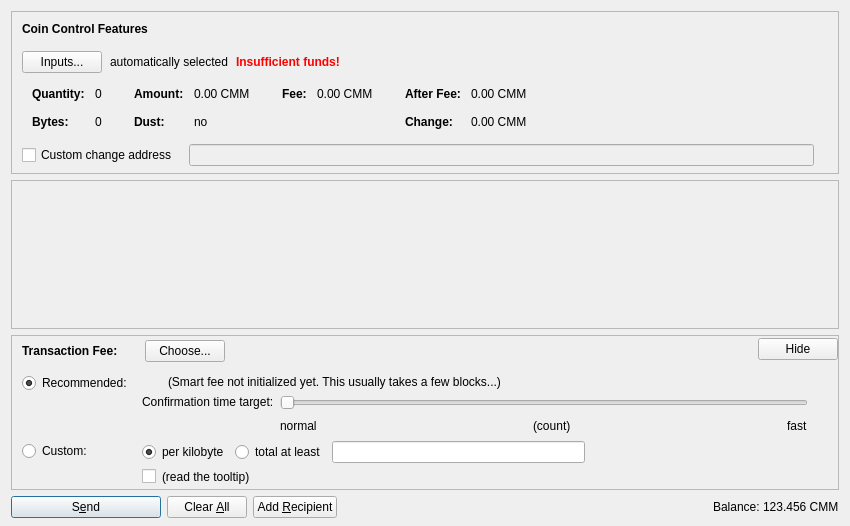
<?xml version="1.0" encoding="UTF-8"?>
<ui version="4.0">
 <class>SendCoinsDialog</class>
 <widget class="QDialog" name="SendCoinsDialog">
  <property name="geometry">
   <rect>
    <x>0</x>
    <y>0</y>
    <width>850</width>
    <height>526</height>
   </rect>
  </property>
  <property name="windowTitle">
   <string>Send Coins</string>
  </property>
  <layout class="QVBoxLayout" name="verticalLayout" stretch="0,1,0,0">
   <property name="bottomMargin">
    <number>8</number>
   </property>
   <item>
    <widget class="QFrame" name="frameCoinControl">
     <property name="sizePolicy">
      <sizepolicy hsizetype="Expanding" vsizetype="Expanding">
       <horstretch>0</horstretch>
       <verstretch>0</verstretch>
      </sizepolicy>
     </property>
     <property name="maximumSize">
      <size>
       <width>16777215</width>
       <height>16777215</height>
      </size>
     </property>
     <property name="frameShape">
      <enum>QFrame::StyledPanel</enum>
     </property>
     <property name="frameShadow">
      <enum>QFrame::Sunken</enum>
     </property>
     <layout class="QVBoxLayout" name="verticalLayoutCoinControl2">
      <property name="spacing">
       <number>0</number>
      </property>
      <property name="leftMargin">
       <number>0</number>
      </property>
      <property name="topMargin">
       <number>0</number>
      </property>
      <property name="rightMargin">
       <number>0</number>
      </property>
      <property name="bottomMargin">
       <number>6</number>
      </property>
      <item>
       <layout class="QVBoxLayout" name="verticalLayoutCoinControl" stretch="0,0,0,0,1">
        <property name="spacing">
         <number>0</number>
        </property>
        <property name="leftMargin">
         <number>10</number>
        </property>
        <property name="topMargin">
         <number>10</number>
        </property>
        <item>
         <layout class="QHBoxLayout" name="horizontalLayoutCoinControl1">
          <property name="bottomMargin">
           <number>15</number>
          </property>
          <item>
           <widget class="QLabel" name="labelCoinControlFeatures">
            <property name="sizePolicy">
             <sizepolicy hsizetype="Preferred" vsizetype="Maximum">
              <horstretch>0</horstretch>
              <verstretch>0</verstretch>
             </sizepolicy>
            </property>
            <property name="font">
             <font>
              <weight>75</weight>
              <bold>true</bold>
             </font>
            </property>
            <property name="styleSheet">
             <string notr="true">font-weight:bold;</string>
            </property>
            <property name="text">
             <string>Coin Control Features</string>
            </property>
           </widget>
          </item>
         </layout>
        </item>
        <item>
         <layout class="QHBoxLayout" name="horizontalLayoutCoinControl2" stretch="0,0,0,0">
          <property name="spacing">
           <number>8</number>
          </property>
          <property name="bottomMargin">
           <number>10</number>
          </property>
          <item>
           <widget class="QPushButton" name="pushButtonCoinControl">
            <property name="styleSheet">
             <string notr="true"/>
            </property>
            <property name="text">
             <string>Inputs...</string>
            </property>
            <property name="autoDefault">
             <bool>false</bool>
            </property>
           </widget>
          </item>
          <item>
           <widget class="QLabel" name="labelCoinControlAutomaticallySelected">
            <property name="text">
             <string>automatically selected</string>
            </property>
            <property name="margin">
             <number>5</number>
            </property>
           </widget>
          </item>
          <item>
           <widget class="QLabel" name="labelCoinControlInsuffFunds">
            <property name="font">
             <font>
              <weight>75</weight>
              <bold>true</bold>
             </font>
            </property>
            <property name="styleSheet">
             <string notr="true">color:red;font-weight:bold;</string>
            </property>
            <property name="text">
             <string>Insufficient funds!</string>
            </property>
            <property name="margin">
             <number>5</number>
            </property>
           </widget>
          </item>
          <item>
           <spacer name="horizontalSpacerCoinControl">
            <property name="orientation">
             <enum>Qt::Horizontal</enum>
            </property>
            <property name="sizeHint" stdset="0">
             <size>
              <width>40</width>
              <height>1</height>
             </size>
            </property>
           </spacer>
          </item>
         </layout>
        </item>
        <item>
         <widget class="QWidget" name="widgetCoinControl" native="true">
          <property name="sizePolicy">
           <sizepolicy hsizetype="Preferred" vsizetype="Preferred">
            <horstretch>0</horstretch>
            <verstretch>0</verstretch>
           </sizepolicy>
          </property>
          <property name="minimumSize">
           <size>
            <width>0</width>
            <height>0</height>
           </size>
          </property>
          <property name="styleSheet">
           <string notr="true"/>
          </property>
          <layout class="QHBoxLayout" name="horizontalLayoutCoinControl5">
           <property name="leftMargin">
            <number>0</number>
           </property>
           <property name="topMargin">
            <number>0</number>
           </property>
           <property name="rightMargin">
            <number>0</number>
           </property>
           <property name="bottomMargin">
            <number>0</number>
           </property>
           <item>
            <layout class="QHBoxLayout" name="horizontalLayoutCoinControl3" stretch="0,0,0,1">
             <property name="spacing">
              <number>20</number>
             </property>
             <property name="topMargin">
              <number>0</number>
             </property>
             <property name="bottomMargin">
              <number>10</number>
             </property>
             <item>
              <layout class="QFormLayout" name="formLayoutCoinControl1">
               <property name="horizontalSpacing">
                <number>10</number>
               </property>
               <property name="verticalSpacing">
                <number>14</number>
               </property>
               <property name="leftMargin">
                <number>10</number>
               </property>
               <property name="topMargin">
                <number>4</number>
               </property>
               <property name="rightMargin">
                <number>6</number>
               </property>
               <item row="0" column="0">
                <widget class="QLabel" name="labelCoinControlQuantityText">
                 <property name="font">
                  <font>
                   <weight>75</weight>
                   <bold>true</bold>
                  </font>
                 </property>
                 <property name="text">
                  <string>Quantity:</string>
                 </property>
                 <property name="margin">
                  <number>0</number>
                 </property>
                </widget>
               </item>
               <item row="0" column="1">
                <widget class="QLabel" name="labelCoinControlQuantity">
                 <property name="cursor">
                  <cursorShape>IBeamCursor</cursorShape>
                 </property>
                 <property name="contextMenuPolicy">
                  <enum>Qt::ActionsContextMenu</enum>
                 </property>
                 <property name="text">
                  <string notr="true">0</string>
                 </property>
                 <property name="margin">
                  <number>0</number>
                 </property>
                 <property name="textInteractionFlags">
                  <set>Qt::LinksAccessibleByMouse|Qt::TextSelectableByKeyboard|Qt::TextSelectableByMouse</set>
                 </property>
                </widget>
               </item>
               <item row="1" column="0">
                <widget class="QLabel" name="labelCoinControlBytesText">
                 <property name="font">
                  <font>
                   <weight>75</weight>
                   <bold>true</bold>
                  </font>
                 </property>
                 <property name="text">
                  <string>Bytes:</string>
                 </property>
                </widget>
               </item>
               <item row="1" column="1">
                <widget class="QLabel" name="labelCoinControlBytes">
                 <property name="cursor">
                  <cursorShape>IBeamCursor</cursorShape>
                 </property>
                 <property name="contextMenuPolicy">
                  <enum>Qt::ActionsContextMenu</enum>
                 </property>
                 <property name="text">
                  <string notr="true">0</string>
                 </property>
                 <property name="textInteractionFlags">
                  <set>Qt::LinksAccessibleByMouse|Qt::TextSelectableByKeyboard|Qt::TextSelectableByMouse</set>
                 </property>
                </widget>
               </item>
              </layout>
             </item>
             <item>
              <layout class="QFormLayout" name="formLayoutCoinControl2">
               <property name="horizontalSpacing">
                <number>10</number>
               </property>
               <property name="verticalSpacing">
                <number>14</number>
               </property>
               <property name="leftMargin">
                <number>6</number>
               </property>
               <property name="topMargin">
                <number>4</number>
               </property>
               <property name="rightMargin">
                <number>6</number>
               </property>
               <item row="0" column="0">
                <widget class="QLabel" name="labelCoinControlAmountText">
                 <property name="font">
                  <font>
                   <weight>75</weight>
                   <bold>true</bold>
                  </font>
                 </property>
                 <property name="text">
                  <string>Amount:</string>
                 </property>
                 <property name="margin">
                  <number>0</number>
                 </property>
                </widget>
               </item>
               <item row="0" column="1">
                <widget class="QLabel" name="labelCoinControlAmount">
                 <property name="cursor">
                  <cursorShape>IBeamCursor</cursorShape>
                 </property>
                 <property name="contextMenuPolicy">
                  <enum>Qt::ActionsContextMenu</enum>
                 </property>
                 <property name="text">
                  <string notr="true">0.00 CMM</string>
                 </property>
                 <property name="textInteractionFlags">
                  <set>Qt::LinksAccessibleByMouse|Qt::TextSelectableByKeyboard|Qt::TextSelectableByMouse</set>
                 </property>
                </widget>
               </item>
               <item row="1" column="0">
                <widget class="QLabel" name="labelCoinControlLowOutputText">
                 <property name="font">
                  <font>
                   <weight>75</weight>
                   <bold>true</bold>
                  </font>
                 </property>
                 <property name="text">
                  <string>Dust:</string>
                 </property>
                </widget>
               </item>
               <item row="1" column="1">
                <widget class="QLabel" name="labelCoinControlLowOutput">
                 <property name="cursor">
                  <cursorShape>IBeamCursor</cursorShape>
                 </property>
                 <property name="contextMenuPolicy">
                  <enum>Qt::ActionsContextMenu</enum>
                 </property>
                 <property name="text">
                  <string notr="true">no</string>
                 </property>
                 <property name="textInteractionFlags">
                  <set>Qt::LinksAccessibleByMouse|Qt::TextSelectableByKeyboard|Qt::TextSelectableByMouse</set>
                 </property>
                </widget>
               </item>
              </layout>
             </item>
             <item>
              <layout class="QFormLayout" name="formLayoutCoinControl3">
               <property name="horizontalSpacing">
                <number>10</number>
               </property>
               <property name="verticalSpacing">
                <number>14</number>
               </property>
               <property name="leftMargin">
                <number>6</number>
               </property>
               <property name="topMargin">
                <number>4</number>
               </property>
               <property name="rightMargin">
                <number>6</number>
               </property>
               <item row="0" column="0">
                <widget class="QLabel" name="labelCoinControlFeeText">
                 <property name="font">
                  <font>
                   <weight>75</weight>
                   <bold>true</bold>
                  </font>
                 </property>
                 <property name="text">
                  <string>Fee:</string>
                 </property>
                 <property name="margin">
                  <number>0</number>
                 </property>
                </widget>
               </item>
               <item row="0" column="1">
                <widget class="QLabel" name="labelCoinControlFee">
                 <property name="cursor">
                  <cursorShape>IBeamCursor</cursorShape>
                 </property>
                 <property name="contextMenuPolicy">
                  <enum>Qt::ActionsContextMenu</enum>
                 </property>
                 <property name="text">
                  <string notr="true">0.00 CMM</string>
                 </property>
                 <property name="textInteractionFlags">
                  <set>Qt::LinksAccessibleByMouse|Qt::TextSelectableByKeyboard|Qt::TextSelectableByMouse</set>
                 </property>
                </widget>
               </item>
              </layout>
             </item>
             <item>
              <layout class="QFormLayout" name="formLayoutCoinControl4">
               <property name="horizontalSpacing">
                <number>10</number>
               </property>
               <property name="verticalSpacing">
                <number>14</number>
               </property>
               <property name="leftMargin">
                <number>6</number>
               </property>
               <property name="topMargin">
                <number>4</number>
               </property>
               <property name="rightMargin">
                <number>6</number>
               </property>
               <item row="0" column="0">
                <widget class="QLabel" name="labelCoinControlAfterFeeText">
                 <property name="font">
                  <font>
                   <weight>75</weight>
                   <bold>true</bold>
                  </font>
                 </property>
                 <property name="text">
                  <string>After Fee:</string>
                 </property>
                 <property name="margin">
                  <number>0</number>
                 </property>
                </widget>
               </item>
               <item row="0" column="1">
                <widget class="QLabel" name="labelCoinControlAfterFee">
                 <property name="cursor">
                  <cursorShape>IBeamCursor</cursorShape>
                 </property>
                 <property name="contextMenuPolicy">
                  <enum>Qt::ActionsContextMenu</enum>
                 </property>
                 <property name="text">
                  <string notr="true">0.00 CMM</string>
                 </property>
                 <property name="textInteractionFlags">
                  <set>Qt::LinksAccessibleByMouse|Qt::TextSelectableByKeyboard|Qt::TextSelectableByMouse</set>
                 </property>
                </widget>
               </item>
               <item row="1" column="0">
                <widget class="QLabel" name="labelCoinControlChangeText">
                 <property name="font">
                  <font>
                   <weight>75</weight>
                   <bold>true</bold>
                  </font>
                 </property>
                 <property name="text">
                  <string>Change:</string>
                 </property>
                </widget>
               </item>
               <item row="1" column="1">
                <widget class="QLabel" name="labelCoinControlChange">
                 <property name="cursor">
                  <cursorShape>IBeamCursor</cursorShape>
                 </property>
                 <property name="contextMenuPolicy">
                  <enum>Qt::ActionsContextMenu</enum>
                 </property>
                 <property name="text">
                  <string notr="true">0.00 CMM</string>
                 </property>
                 <property name="textInteractionFlags">
                  <set>Qt::LinksAccessibleByMouse|Qt::TextSelectableByKeyboard|Qt::TextSelectableByMouse</set>
                 </property>
                </widget>
               </item>
              </layout>
             </item>
            </layout>
           </item>
          </layout>
         </widget>
        </item>
        <item>
         <layout class="QHBoxLayout" name="horizontalLayoutCoinControl4" stretch="0,0,0">
          <property name="spacing">
           <number>12</number>
          </property>
          <property name="sizeConstraint">
           <enum>QLayout::SetDefaultConstraint</enum>
          </property>
          <property name="topMargin">
           <number>5</number>
          </property>
          <property name="rightMargin">
           <number>5</number>
          </property>
          <item>
           <widget class="QCheckBox" name="checkBoxCoinControlChange">
            <property name="toolTip">
             <string>If this is activated, but the change address is empty or invalid, change will be sent to a newly generated address.</string>
            </property>
            <property name="text">
             <string>Custom change address</string>
            </property>
           </widget>
          </item>
          <item>
           <widget class="QValidatedLineEdit" name="lineEditCoinControlChange">
            <property name="enabled">
             <bool>false</bool>
            </property>
            <property name="sizePolicy">
             <sizepolicy hsizetype="Expanding" vsizetype="Fixed">
              <horstretch>0</horstretch>
              <verstretch>0</verstretch>
             </sizepolicy>
            </property>
           </widget>
          </item>
          <item>
           <widget class="QLabel" name="labelCoinControlChangeLabel">
            <property name="sizePolicy">
             <sizepolicy hsizetype="Preferred" vsizetype="Expanding">
              <horstretch>0</horstretch>
              <verstretch>0</verstretch>
             </sizepolicy>
            </property>
            <property name="minimumSize">
             <size>
              <width>0</width>
              <height>0</height>
             </size>
            </property>
            <property name="text">
             <string/>
            </property>
            <property name="margin">
             <number>3</number>
            </property>
           </widget>
          </item>
         </layout>
        </item>
        <item>
         <spacer name="verticalSpacerCoinControl">
          <property name="orientation">
           <enum>Qt::Vertical</enum>
          </property>
          <property name="sizeHint" stdset="0">
           <size>
            <width>800</width>
            <height>1</height>
           </size>
          </property>
         </spacer>
        </item>
       </layout>
      </item>
     </layout>
    </widget>
   </item>
   <item>
    <widget class="QScrollArea" name="scrollArea">
     <property name="widgetResizable">
      <bool>true</bool>
     </property>
     <widget class="QWidget" name="scrollAreaWidgetContents">
      <property name="geometry">
       <rect>
        <x>0</x>
        <y>0</y>
        <width>830</width>
        <height>104</height>
       </rect>
      </property>
      <layout class="QVBoxLayout" name="verticalLayout_2" stretch="0,1">
       <property name="leftMargin">
        <number>0</number>
       </property>
       <property name="topMargin">
        <number>0</number>
       </property>
       <property name="rightMargin">
        <number>0</number>
       </property>
       <property name="bottomMargin">
        <number>0</number>
       </property>
       <item>
        <layout class="QVBoxLayout" name="entries">
         <property name="spacing">
          <number>6</number>
         </property>
        </layout>
       </item>
       <item>
        <spacer name="verticalSpacer">
         <property name="orientation">
          <enum>Qt::Vertical</enum>
         </property>
         <property name="sizeHint" stdset="0">
          <size>
           <width>20</width>
           <height>40</height>
          </size>
         </property>
        </spacer>
       </item>
      </layout>
     </widget>
    </widget>
   </item>
   <item>
    <widget class="QFrame" name="frameFee">
     <property name="sizePolicy">
      <sizepolicy hsizetype="Expanding" vsizetype="Expanding">
       <horstretch>0</horstretch>
       <verstretch>0</verstretch>
      </sizepolicy>
     </property>
     <property name="maximumSize">
      <size>
       <width>16777215</width>
       <height>16777215</height>
      </size>
     </property>
     <property name="frameShape">
      <enum>QFrame::StyledPanel</enum>
     </property>
     <property name="frameShadow">
      <enum>QFrame::Sunken</enum>
     </property>
     <layout class="QVBoxLayout" name="verticalLayoutFee1">
      <property name="spacing">
       <number>0</number>
      </property>
      <property name="leftMargin">
       <number>0</number>
      </property>
      <property name="topMargin">
       <number>0</number>
      </property>
      <property name="rightMargin">
       <number>0</number>
      </property>
      <property name="bottomMargin">
       <number>0</number>
      </property>
      <item>
       <layout class="QVBoxLayout" name="verticalLayoutFee2" stretch="0,0,0">
        <property name="spacing">
         <number>0</number>
        </property>
        <property name="leftMargin">
         <number>10</number>
        </property>
        <property name="topMargin">
         <number>0</number>
        </property>
        <item>
         <layout class="QHBoxLayout" name="horizontalLayoutFee1">
          <property name="bottomMargin">
           <number>0</number>
          </property>
          <item>
           <layout class="QVBoxLayout" name="verticalLayoutFee7">
            <property name="spacing">
             <number>0</number>
            </property>
            <item>
             <spacer name="verticalSpacerSmartFee">
              <property name="orientation">
               <enum>Qt::Vertical</enum>
              </property>
              <property name="sizeType">
               <enum>QSizePolicy::Fixed</enum>
              </property>
              <property name="sizeHint" stdset="0">
               <size>
                <width>1</width>
                <height>4</height>
               </size>
              </property>
             </spacer>
            </item>
            <item>
             <layout class="QHBoxLayout" name="horizontalLayoutSmartFee">
              <property name="spacing">
               <number>10</number>
              </property>
              <item>
               <widget class="QLabel" name="labelFeeHeadline">
                <property name="sizePolicy">
                 <sizepolicy hsizetype="Preferred" vsizetype="Maximum">
                  <horstretch>0</horstretch>
                  <verstretch>0</verstretch>
                 </sizepolicy>
                </property>
                <property name="font">
                 <font>
                  <weight>75</weight>
                  <bold>true</bold>
                 </font>
                </property>
                <property name="styleSheet">
                 <string notr="true">font-weight:bold;</string>
                </property>
                <property name="text">
                 <string>Transaction Fee:</string>
                </property>
               </widget>
              </item>
              <item>
               <widget class="QLabel" name="labelFeeMinimized">
                <property name="text">
                 <string/>
                </property>
               </widget>
              </item>
              <item>
               <widget class="QPushButton" name="buttonChooseFee">
                <property name="text">
                 <string>Choose...</string>
                </property>
               </widget>
              </item>
             </layout>
            </item>
            <item>
             <spacer name="verticalSpacer_5">
              <property name="orientation">
               <enum>Qt::Vertical</enum>
              </property>
              <property name="sizeHint" stdset="0">
               <size>
                <width>1</width>
                <height>1</height>
               </size>
              </property>
             </spacer>
            </item>
           </layout>
          </item>
          <item>
           <spacer name="horizontalSpacer_4">
            <property name="orientation">
             <enum>Qt::Horizontal</enum>
            </property>
            <property name="sizeHint" stdset="0">
             <size>
              <width>40</width>
              <height>20</height>
             </size>
            </property>
           </spacer>
          </item>
          <item>
           <widget class="QPushButton" name="buttonMinimizeFee">
            <property name="toolTip">
             <string>collapse fee-settings</string>
            </property>
            <property name="text">
             <string>Hide</string>
            </property>
           </widget>
          </item>
         </layout>
        </item>
        <item>
         <widget class="QFrame" name="frameFeeSelection">
          <layout class="QVBoxLayout" name="verticalLayoutFee12">
           <property name="spacing">
            <number>0</number>
           </property>
           <property name="leftMargin">
            <number>0</number>
           </property>
           <property name="topMargin">
            <number>0</number>
           </property>
           <property name="rightMargin">
            <number>0</number>
           </property>
           <property name="bottomMargin">
            <number>0</number>
           </property>
           <item>
            <layout class="QGridLayout" name="gridLayoutFee">
             <property name="topMargin">
              <number>10</number>
             </property>
             <property name="bottomMargin">
              <number>4</number>
             </property>
             <property name="horizontalSpacing">
              <number>10</number>
             </property>
             <property name="verticalSpacing">
              <number>4</number>
             </property>
             <item row="1" column="1">
              <layout class="QVBoxLayout" name="verticalLayoutFee8">
               <property name="spacing">
                <number>6</number>
               </property>
               <item>
                <layout class="QHBoxLayout" name="horizontalLayoutFee13">
                 <item>
                  <widget class="QRadioButton" name="radioCustomPerKilobyte">
                   <property name="toolTip">
                    <string>If the custom fee is set to 1000 satoshis and the transaction is only 250 bytes, then &quot;per kilobyte&quot; only pays 250 satoshis in fee, while &quot;total at least&quot; pays 1000 satoshis. For transactions bigger than a kilobyte both pay by kilobyte.</string>
                   </property>
                   <property name="text">
                    <string>per kilobyte</string>
                   </property>
                   <property name="checked">
                    <bool>true</bool>
                   </property>
                   <attribute name="buttonGroup">
                    <string notr="true">groupCustomFee</string>
                   </attribute>
                  </widget>
                 </item>
                 <item>
                  <widget class="QRadioButton" name="radioCustomAtLeast">
                   <property name="toolTip">
                    <string>If the custom fee is set to 1000 satoshis and the transaction is only 250 bytes, then &quot;per kilobyte&quot; only pays 250 satoshis in fee, while &quot;total at least&quot; pays 1000 satoshis. For transactions bigger than a kilobyte both pay by kilobyte.</string>
                   </property>
                   <property name="text">
                    <string>total at least</string>
                   </property>
                   <attribute name="buttonGroup">
                    <string notr="true">groupCustomFee</string>
                   </attribute>
                  </widget>
                 </item>
                 <item>
                  <widget class="CommerciumAmountField" name="customFee"/>
                 </item>
                 <item>
                  <spacer name="horizontalSpacer_6">
                   <property name="orientation">
                    <enum>Qt::Horizontal</enum>
                   </property>
                   <property name="sizeHint" stdset="0">
                    <size>
                     <width>1</width>
                     <height>1</height>
                    </size>
                   </property>
                  </spacer>
                 </item>
                </layout>
               </item>
               <item>
                <layout class="QHBoxLayout" name="horizontalLayoutFee8">
                 <item>
                  <widget class="QCheckBox" name="checkBoxMinimumFee">
                   <property name="toolTip">
                    <string>Paying only the minimum fee is just fine as long as there is less transaction volume than space in the blocks. But be aware that this can end up in a never confirming transaction once there is more demand for commercium transactions than the network can process.</string>
                   </property>
                   <property name="text">
                    <string/>
                   </property>
                  </widget>
                 </item>
                 <item>
                  <widget class="QLabel" name="labelMinFeeWarning">
                   <property name="enabled">
                    <bool>true</bool>
                   </property>
                   <property name="toolTip">
                    <string>Paying only the minimum fee is just fine as long as there is less transaction volume than space in the blocks. But be aware that this can end up in a never confirming transaction once there is more demand for commercium transactions than the network can process.</string>
                   </property>
                   <property name="text">
                    <string>(read the tooltip)</string>
                   </property>
                   <property name="margin">
                    <number>5</number>
                   </property>
                  </widget>
                 </item>
                 <item>
                  <spacer name="horizontalSpacer_2">
                   <property name="orientation">
                    <enum>Qt::Horizontal</enum>
                   </property>
                   <property name="sizeHint" stdset="0">
                    <size>
                     <width>1</width>
                     <height>1</height>
                    </size>
                   </property>
                  </spacer>
                 </item>
                </layout>
               </item>
              </layout>
             </item>
             <item row="0" column="0">
              <layout class="QVBoxLayout" name="verticalLayoutFee4" stretch="0,1">
               <item>
                <widget class="QRadioButton" name="radioSmartFee">
                 <property name="text">
                  <string>Recommended:</string>
                 </property>
                 <property name="checked">
                  <bool>true</bool>
                 </property>
                 <attribute name="buttonGroup">
                  <string notr="true">groupFee</string>
                 </attribute>
                </widget>
               </item>
               <item>
                <spacer name="verticalSpacer_2">
                 <property name="orientation">
                  <enum>Qt::Vertical</enum>
                 </property>
                 <property name="sizeHint" stdset="0">
                  <size>
                   <width>1</width>
                   <height>1</height>
                  </size>
                 </property>
                </spacer>
               </item>
              </layout>
             </item>
             <item row="1" column="0">
              <layout class="QVBoxLayout" name="verticalLayoutFee9" stretch="0,1">
               <item>
                <widget class="QRadioButton" name="radioCustomFee">
                 <property name="text">
                  <string>Custom:</string>
                 </property>
                 <attribute name="buttonGroup">
                  <string notr="true">groupFee</string>
                 </attribute>
                </widget>
               </item>
               <item>
                <spacer name="verticalSpacer_6">
                 <property name="orientation">
                  <enum>Qt::Vertical</enum>
                 </property>
                 <property name="sizeHint" stdset="0">
                  <size>
                   <width>1</width>
                   <height>1</height>
                  </size>
                 </property>
                </spacer>
               </item>
              </layout>
             </item>
             <item row="0" column="1">
              <layout class="QVBoxLayout" name="verticalLayoutFee3" stretch="0,0,1">
               <property name="spacing">
                <number>6</number>
               </property>
               <property name="topMargin">
                <number>2</number>
               </property>
               <item>
                <layout class="QHBoxLayout" name="horizontalLayoutFee12">
                 <item>
                  <widget class="QLabel" name="labelSmartFee">
                   <property name="text">
                    <string/>
                   </property>
                   <property name="margin">
                    <number>2</number>
                   </property>
                  </widget>
                 </item>
                 <item>
                  <widget class="QLabel" name="labelFeeEstimation">
                   <property name="text">
                    <string/>
                   </property>
                  </widget>
                 </item>
                 <item>
                  <widget class="QLabel" name="labelSmartFee2">
                   <property name="text">
                    <string>(Smart fee not initialized yet. This usually takes a few blocks...)</string>
                   </property>
                   <property name="margin">
                    <number>2</number>
                   </property>
                  </widget>
                 </item>
                 <item>
                  <spacer name="horizontalSpacer_5">
                   <property name="orientation">
                    <enum>Qt::Horizontal</enum>
                   </property>
                   <property name="sizeHint" stdset="0">
                    <size>
                     <width>1</width>
                     <height>1</height>
                    </size>
                   </property>
                  </spacer>
                 </item>
                </layout>
               </item>
               <item>
                <layout class="QHBoxLayout" name="horizontalLayoutFee9">
                 <item>
                  <layout class="QVBoxLayout" name="verticalLayoutFee6">
                   <item>
                    <widget class="QLabel" name="labelSmartFee3">
                     <property name="text">
                      <string>Confirmation time target:</string>
                     </property>
                     <property name="margin">
                      <number>2</number>
                     </property>
                    </widget>
                   </item>
                   <item>
                    <spacer name="verticalSpacer_3">
                     <property name="orientation">
                      <enum>Qt::Vertical</enum>
                     </property>
                     <property name="sizeHint" stdset="0">
                      <size>
                       <width>1</width>
                       <height>1</height>
                      </size>
                     </property>
                    </spacer>
                   </item>
                  </layout>
                 </item>
                 <item>
                  <layout class="QVBoxLayout" name="verticalLayoutFee5">
                   <property name="rightMargin">
                    <number>30</number>
                   </property>
                   <item>
                    <widget class="QSlider" name="sliderSmartFee">
                     <property name="minimum">
                      <number>0</number>
                     </property>
                     <property name="maximum">
                      <number>23</number>
                     </property>
                     <property name="pageStep">
                      <number>1</number>
                     </property>
                     <property name="value">
                      <number>0</number>
                     </property>
                     <property name="orientation">
                      <enum>Qt::Horizontal</enum>
                     </property>
                     <property name="invertedAppearance">
                      <bool>false</bool>
                     </property>
                     <property name="invertedControls">
                      <bool>false</bool>
                     </property>
                     <property name="tickPosition">
                      <enum>QSlider::NoTicks</enum>
                     </property>
                    </widget>
                   </item>
                   <item>
                    <layout class="QHBoxLayout" name="horizontalLayoutFee10">
                     <item>
                      <widget class="QLabel" name="labelSmartFeeNormal">
                       <property name="text">
                        <string>normal</string>
                       </property>
                      </widget>
                     </item>
                     <item>
                      <spacer name="horizontalSpacer_7">
                       <property name="orientation">
                        <enum>Qt::Horizontal</enum>
                       </property>
                       <property name="sizeHint" stdset="0">
                        <size>
                         <width>40</width>
                         <height>20</height>
                        </size>
                       </property>
                      </spacer>
                     </item>
                     <item>
                      <widget class="QLabel" name="confirmationTargetLabel">
                       <property name="text">
                        <string notr="true">(count)</string>
                       </property>
                      </widget>
                     </item>
                     <item>
                      <spacer name="horizontalSpacer_3">
                       <property name="orientation">
                        <enum>Qt::Horizontal</enum>
                       </property>
                       <property name="sizeHint" stdset="0">
                        <size>
                         <width>40</width>
                         <height>20</height>
                        </size>
                       </property>
                      </spacer>
                     </item>
                     <item>
                      <widget class="QLabel" name="labelSmartFeeFast">
                       <property name="text">
                        <string>fast</string>
                       </property>
                      </widget>
                     </item>
                    </layout>
                   </item>
                  </layout>
                 </item>
                </layout>
               </item>
               <item>
                <spacer name="verticalSpacer_4">
                 <property name="orientation">
                  <enum>Qt::Vertical</enum>
                 </property>
                 <property name="sizeHint" stdset="0">
                  <size>
                   <width>1</width>
                   <height>1</height>
                  </size>
                 </property>
                </spacer>
               </item>
              </layout>
             </item>
            </layout>
           </item>
          </layout>
         </widget>
        </item>
        <item>
         <spacer name="verticalSpacerFee">
          <property name="orientation">
           <enum>Qt::Vertical</enum>
          </property>
          <property name="sizeHint" stdset="0">
           <size>
            <width>800</width>
            <height>1</height>
           </size>
          </property>
         </spacer>
        </item>
       </layout>
      </item>
     </layout>
    </widget>
   </item>
   <item>
    <layout class="QHBoxLayout" name="horizontalLayout">
     <item>
      <widget class="QPushButton" name="sendButton">
       <property name="minimumSize">
        <size>
         <width>150</width>
         <height>0</height>
        </size>
       </property>
       <property name="toolTip">
        <string>Confirm the send action</string>
       </property>
       <property name="text">
        <string>S&amp;end</string>
       </property>
       <property name="icon">
        <iconset resource="../commercium.qrc">
         <normaloff>:/icons/send</normaloff>:/icons/send</iconset>
       </property>
       <property name="autoDefault">
        <bool>false</bool>
       </property>
       <property name="default">
        <bool>true</bool>
       </property>
      </widget>
     </item>
     <item>
      <widget class="QPushButton" name="clearButton">
       <property name="sizePolicy">
        <sizepolicy hsizetype="Minimum" vsizetype="Fixed">
         <horstretch>0</horstretch>
         <verstretch>0</verstretch>
        </sizepolicy>
       </property>
       <property name="toolTip">
        <string>Clear all fields of the form.</string>
       </property>
       <property name="text">
        <string>Clear &amp;All</string>
       </property>
       <property name="icon">
        <iconset resource="../commercium.qrc">
         <normaloff>:/icons/remove</normaloff>:/icons/remove</iconset>
       </property>
       <property name="autoDefault">
        <bool>false</bool>
       </property>
      </widget>
     </item>
     <item>
      <widget class="QPushButton" name="addButton">
       <property name="toolTip">
        <string>Send to multiple recipients at once</string>
       </property>
       <property name="text">
        <string>Add &amp;Recipient</string>
       </property>
       <property name="icon">
        <iconset resource="../commercium.qrc">
         <normaloff>:/icons/add</normaloff>:/icons/add</iconset>
       </property>
       <property name="autoDefault">
        <bool>false</bool>
       </property>
      </widget>
     </item>
     <item>
      <spacer name="horizontalSpacer">
       <property name="orientation">
        <enum>Qt::Horizontal</enum>
       </property>
       <property name="sizeHint" stdset="0">
        <size>
         <width>40</width>
         <height>20</height>
        </size>
       </property>
      </spacer>
     </item>
     <item>
      <layout class="QHBoxLayout" name="horizontalLayout_2">
       <property name="spacing">
        <number>3</number>
       </property>
       <item>
        <widget class="QLabel" name="label">
         <property name="sizePolicy">
          <sizepolicy hsizetype="Preferred" vsizetype="Fixed">
           <horstretch>0</horstretch>
           <verstretch>0</verstretch>
          </sizepolicy>
         </property>
         <property name="text">
          <string>Balance:</string>
         </property>
        </widget>
       </item>
       <item>
        <widget class="QLabel" name="labelBalance">
         <property name="sizePolicy">
          <sizepolicy hsizetype="Preferred" vsizetype="Fixed">
           <horstretch>0</horstretch>
           <verstretch>0</verstretch>
          </sizepolicy>
         </property>
         <property name="cursor">
          <cursorShape>IBeamCursor</cursorShape>
         </property>
         <property name="text">
          <string notr="true">123.456 CMM</string>
         </property>
         <property name="textInteractionFlags">
          <set>Qt::LinksAccessibleByMouse|Qt::TextSelectableByKeyboard|Qt::TextSelectableByMouse</set>
         </property>
        </widget>
       </item>
      </layout>
     </item>
    </layout>
   </item>
  </layout>
 </widget>
 <customwidgets>
  <customwidget>
   <class>QValidatedLineEdit</class>
   <extends>QLineEdit</extends>
   <header>qvalidatedlineedit.h</header>
  </customwidget>
  <customwidget>
   <class>CommerciumAmountField</class>
   <extends>QLineEdit</extends>
   <header>commerciumamountfield.h</header>
   <container>1</container>
  </customwidget>
 </customwidgets>
 <resources>
  <include location="../commercium.qrc"/>
 </resources>
 <connections/>
 <buttongroups>
  <buttongroup name="groupFee"/>
  <buttongroup name="groupCustomFee"/>
 </buttongroups>
</ui>
